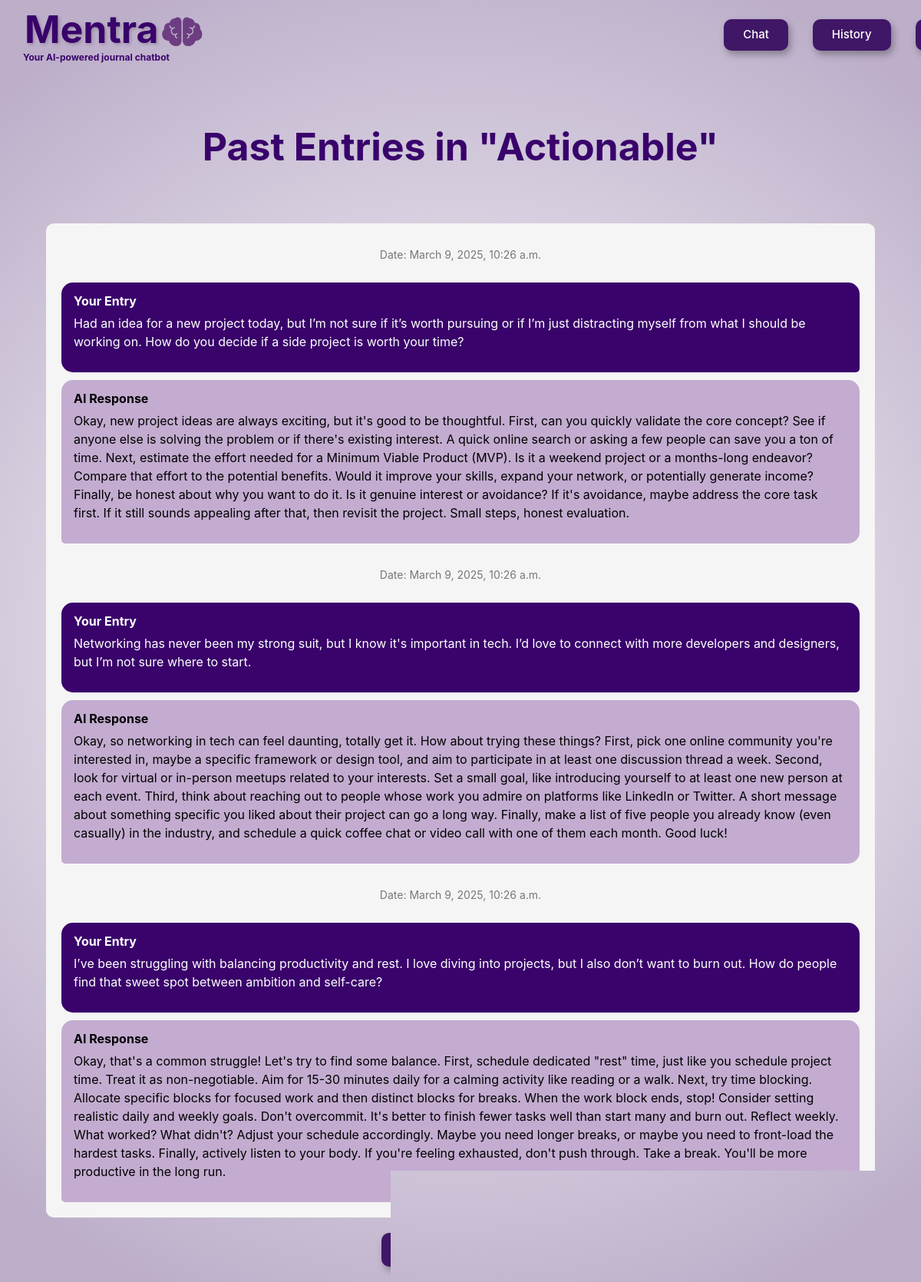
Screenshot of /past_entries/3/ (signed in) with the database file from the repository.
### application/models.py (models this page shows, shortened)
class Category(models.Model):
    category_name = models.CharField(max_length=30, default="")
    category_description = models.CharField(max_length=1000, default="")
    icon_url = models.CharField(max_length=1000, default="")
    mascot_url = models.CharField(max_length=1000, default="")

class JournalLog(models.Model):
    input = models.CharField(max_length=1000)
    output = models.CharField(max_length=3000)
    category = models.ForeignKey(Category, on_delete=models.CASCADE, blank=True, null=True, related_name="log_category")
    date_time = models.DateTimeField()
    owner = models.ForeignKey(User, on_delete=models.CASCADE, blank=True, null=True, related_name="log_user")

### application/views.py (the view)
# urls.py: path("past_entries/<int:category_id>/", views.past_entries, name="past_entries"),
def past_entries(request, category_id):
    category_data = get_object_or_404(Category, id=category_id)
    sorted_journal_entries = JournalLog.objects.filter(
        category=category_data,
        owner=request.user
    ).order_by('-date_time')
    return render(request, "application/history-render.html", {
        "category": category_data,
        "journal_entries": sorted_journal_entries
    })

### application/templates/application/history-render.html
{% extends "application/layout.html" %}
{% block body %}
    <div>
        <h3 class="history-title text-center">Past Entries in "{{ category.category_name }}"</h3>
        <div class="journal-entry-container">
            {% for entry in journal_entries %}
            <div class="journal-entry">
                <p class="journal-date">Date: {{ entry.date_time }}</p>
                <div class="journal-entry-section-input">
                    <p class="journal-entry-title">Your Entry</p>
                    <p class="journal-entry-text">{{ entry.input }}</p>
                </div>
                <div class="journal-entry-section-output">
                    <p class="journal-entry-title">AI Response</p>
                    <p class="journal-entry-text">{{ entry.output }}</p>
                </div>
            </div>
            {% empty %}
                <p class="text-center">No entries found in this category.</p>
            {% endfor %}
        </div>
        <div class="text-center mt-3">
            <a class="btn btn-purple" href="{% url 'history_render_category' %}">Select Another Category</a>
        </div>
    </div>
{% endblock %}

### application/static/application/styles.css (style rules this page uses)
:root { --primary-color: rgb(57, 3, 107); --secondary-color: rgb(128, 71, 182); }
html, body { min-height: 100vh; margin: 0; padding: 0; overflow: auto; background: radial-gradient(circle, white, rgb(189, 175, 202) 90%); }
.btn-purple { background-color: rgb(64, 23, 102) !important; color: #ffffff !important; font-size: 15px !important; padding-block: 10px; padding-left: 15px; padding-right: 15px; border-radius: 10px; margin-bottom: 20px; box-shadow: 3px 5px 10px rgba(0, 0, 0, 0.3); }
.history-title { font-size: 50px; color: rgb(57, 3, 107); font-weight: 700; margin-top: 50px; padding-bottom: 50px; }
.journal-entry-container { display: flex; flex-direction: column; gap: 20px; width: 90vw; margin: 20px auto; padding: 20px; background-color: #f5f5f5; border-radius: 10px; overflow-y: auto; }
.journal-entry { display: flex; flex-direction: column; gap: 10px; }
.journal-entry-section-input { align-self: flex-end; max-width: 75%; background-color: var(--primary-color); color: white; padding: 12px 16px; border-radius: 15px; border-bottom-right-radius: 5px; word-wrap: break-word; }
.journal-entry-section-output { align-self: flex-start; max-width: 75%; background-color: #c3acd0; color: black; padding: 12px 16px; border-radius: 15px; border-bottom-left-radius: 5px; word-wrap: break-word; }
.journal-date { text-align: center; font-size: 14px; color: #777; margin-top: 10px; }
.journal-entry-title { font-weight: bold; margin-bottom: 5px; }
.journal-entry-section-input { align-self: flex-end; max-width: 100%; background-color: var(--primary-color); color: white; padding: 12px 16px; border-radius: 15px; border-bottom-right-radius: 5px; word-wrap: break-word; }
.journal-entry-section-output { align-self: flex-start; max-width: 100%; background-color: #c3acd0; color: black; padding: 12px 16px; border-radius: 15px; border-bottom-left-radius: 5px; word-wrap: break-word; }

### rows the page displays
Category: category_name "Actionable"
JournalLog: date_time "March 9, 2025, 10:26 a.m.", input "Had an idea for a new project today, but I’m not sure if it’s worth pursuing or if I’m just distracting myself from what I should be working on. How do you decide if a side project is worth your time?", output "Okay, new project ideas are always exciting, but it's good to be thoughtful. First, can you quickly validate the core concept? See if anyone else is solving the problem or if there's existing interest. A quick online search or asking a few people can save you a ton of time. Next, estimate the effort needed for a Minimum Viable Product (MVP). Is it a weekend project or a months-long endeavor? Compare that effort to the potential benefits. Would it improve your skills, expand your network, or potentially generate income? Finally, be honest about why you want to do it. Is it genuine interest or avoidance? If it's avoidance, maybe address the core task first. If it still sounds appealing after…"
JournalLog: date_time "March 9, 2025, 10:26 a.m.", input "Networking has never been my strong suit, but I know it's important in tech. I’d love to connect with more developers and designers, but I’m not sure where to start.", output "Okay, so networking in tech can feel daunting, totally get it. How about trying these things? First, pick one online community you're interested in, maybe a specific framework or design tool, and aim to participate in at least one discussion thread a week. Second, look for virtual or in-person meetups related to your interests. Set a small goal, like introducing yourself to at least one new person at each event. Third, think about reaching out to people whose work you admire on platforms like LinkedIn or Twitter. A short message about something specific you liked about their project can go a long way. Finally, make a list of five people you already know (even casually) in the industry, and…"
JournalLog: date_time "March 9, 2025, 10:26 a.m.", input "I’ve been struggling with balancing productivity and rest. I love diving into projects, but I also don’t want to burn out. How do people find that sweet spot between ambition and self-care?", output "Okay, that's a common struggle! Let's try to find some balance. First, schedule dedicated \"rest\" time, just like you schedule project time. Treat it as non-negotiable. Aim for 15-30 minutes daily for a calming activity like reading or a walk. Next, try time blocking. Allocate specific blocks for focused work and then distinct blocks for breaks. When the work block ends, stop! Consider setting realistic daily and weekly goals. Don't overcommit. It's better to finish fewer tasks well than start many and burn out. Reflect weekly. What worked? What didn't? Adjust your schedule accordingly. Maybe you need longer breaks, or maybe you need to front-load the hardest tasks. Finally, actively listen…"
